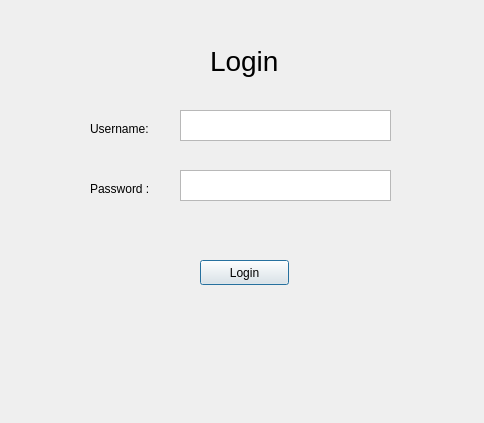
<?xml version="1.0" encoding="UTF-8"?>
<ui version="4.0">
 <class>Dialog</class>
 <widget class="QDialog" name="Dialog">
  <property name="geometry">
   <rect>
    <x>0</x>
    <y>0</y>
    <width>484</width>
    <height>423</height>
   </rect>
  </property>
  <property name="windowTitle">
   <string>Dialog</string>
  </property>
  <widget class="QLabel" name="label">
   <property name="geometry">
    <rect>
     <x>210</x>
     <y>40</y>
     <width>111</width>
     <height>41</height>
    </rect>
   </property>
   <property name="font">
    <font>
     <pointsize>21</pointsize>
    </font>
   </property>
   <property name="text">
    <string>Login</string>
   </property>
  </widget>
  <widget class="QLabel" name="label_3">
   <property name="geometry">
    <rect>
     <x>90</x>
     <y>120</y>
     <width>81</width>
     <height>17</height>
    </rect>
   </property>
   <property name="text">
    <string>Username: </string>
   </property>
  </widget>
  <widget class="QTextEdit" name="loginUserText">
   <property name="geometry">
    <rect>
     <x>180</x>
     <y>110</y>
     <width>211</width>
     <height>31</height>
    </rect>
   </property>
  </widget>
  <widget class="QLabel" name="label_4">
   <property name="geometry">
    <rect>
     <x>90</x>
     <y>180</y>
     <width>81</width>
     <height>17</height>
    </rect>
   </property>
   <property name="text">
    <string>Password :</string>
   </property>
  </widget>
  <widget class="QTextEdit" name="passwordText">
   <property name="geometry">
    <rect>
     <x>180</x>
     <y>170</y>
     <width>211</width>
     <height>31</height>
    </rect>
   </property>
  </widget>
  <widget class="QPushButton" name="loginButton">
   <property name="geometry">
    <rect>
     <x>200</x>
     <y>260</y>
     <width>89</width>
     <height>25</height>
    </rect>
   </property>
   <property name="text">
    <string>Login</string>
   </property>
  </widget>
 </widget>
 <resources/>
 <connections/>
</ui>
